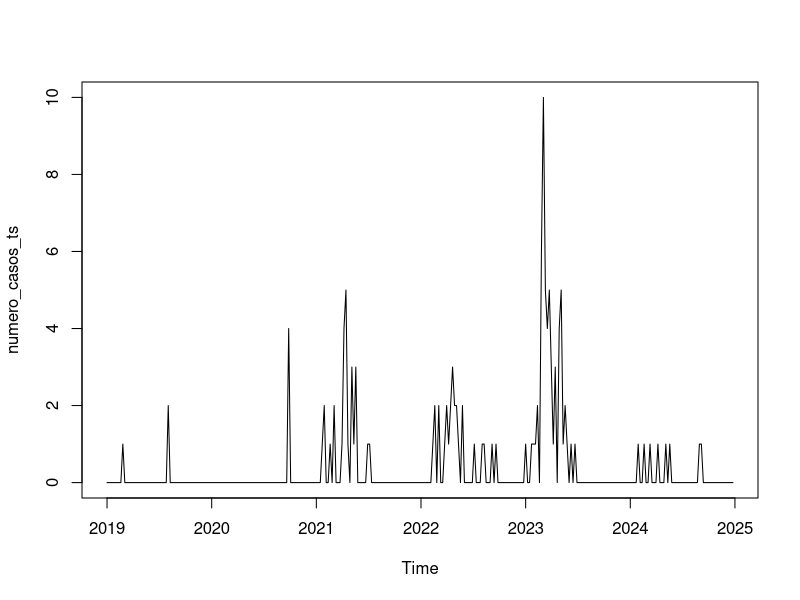

This chart was generated by the following R code: (Note: this script raises an error after producing the figure.)
# Carregar as bibliotecas necessárias
library(readr)
library(dplyr)
library(tidyr)

# Definir o diretório de trabalho
setwd("G:/Meu Drive/SES/2024/dengue")

# Ler o arquivo CSV
sinan_dengue <- read_csv("SINAN_DENGUE.csv", 
                         col_types = cols(DiaSemanaNotificacao = col_integer()))

# Filtrar para o município de Cuiabá
sinan_dengue_cuiaba <- filter(sinan_dengue, MunicipioResidencia == "CUIABA")

# Agrupar por Ano e Dia da Semana e contar os casos
dados_agregados <- summarise(group_by(sinan_dengue_cuiaba, AnoNotificacao, DiaSemanaNotificacao),
                             Contagem = n(), 
                             .groups = "drop")

# Completar as semanas que não têm registros com 0
dados_completos <- complete(dados_agregados, 
                            AnoNotificacao, 
                            DiaSemanaNotificacao = 1:53, 
                            fill = list(Contagem = 0))

# Ordenar o resultado por Ano e SemanaNotificacao
dados_completos <- arrange(dados_completos, AnoNotificacao, DiaSemanaNotificacao)

# Converter o dataframe em série temporal
numero_casos_ts <- ts(dados_completos$Contagem, 
                      start = c(min(dados_completos$AnoNotificacao), min(dados_completos$DiaSemanaNotificacao)), 
                      frequency = 53)  # 53 semanas por ano
plot(numero_casos_ts)

modelo <- auto.arima(numero_casos_ts,
                     approximation = FALSE,
                     allowdrift = TRUE,
                     allowmean = TRUE,
                     seasonal = TRUE,
                     stepwise = TRUE,
                     lambda="auto", 
                     # trace = TRUE,
                     ic = c("aic"))
print(modelo)

# Gerar previsões com base no modelo ajustado
previsoes <- forecast(modelo, h = 3)
autoplot(previsoes)

